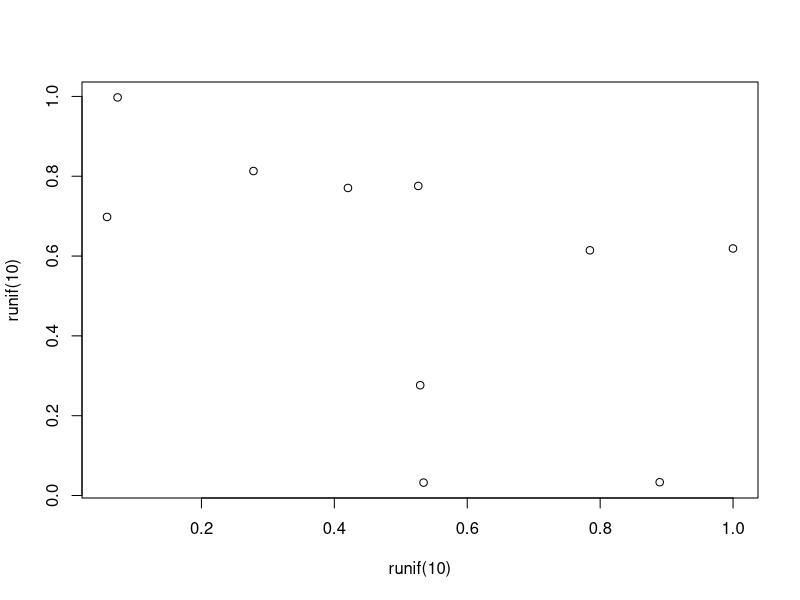

The R script that drew this image:
## ---- chunk 1
knitr::opts_chunk$set(echo = FALSE)
## ---- chunk 2
cat("5")
## ---- chunk 3
plot(runif(10), runif(10))
